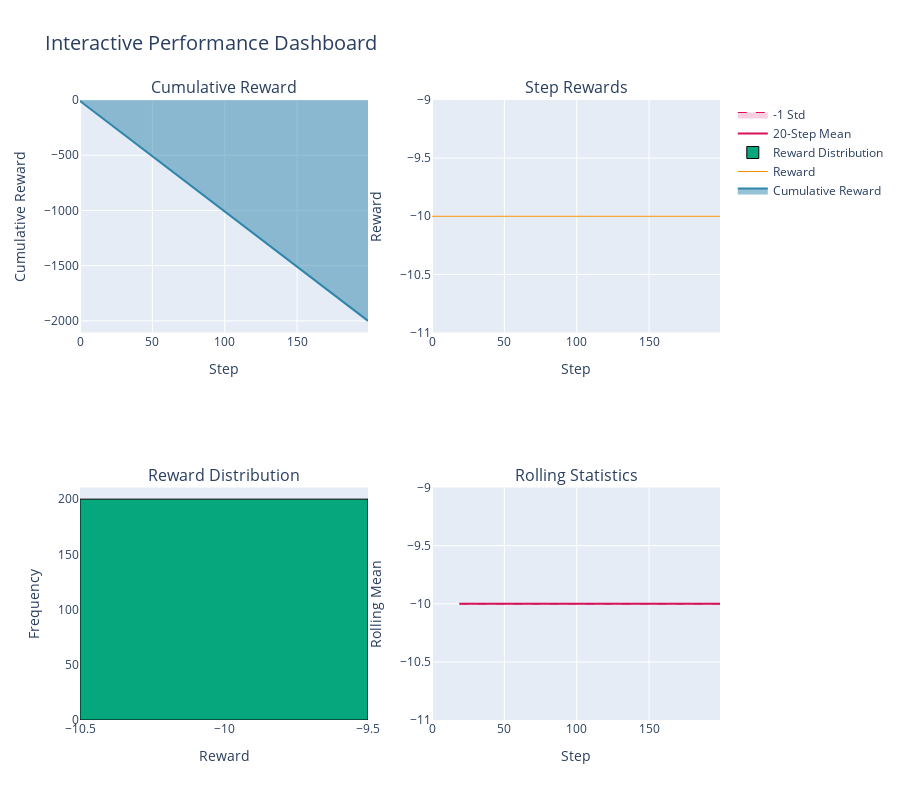

Source (notebook cell):
### Markdown cell above
### 8.3 Interactive Performance Dashboard (Plotly)

### Code cell
# Create interactive Plotly dashboard
fig = make_subplots(
    rows=2, cols=2,
    subplot_titles=('Cumulative Reward', 'Step Rewards', 
                   'Reward Distribution', 'Rolling Statistics'),
    specs=[[{'type': 'scatter'}, {'type': 'scatter'}],
           [{'type': 'histogram'}, {'type': 'scatter'}]]
)

# 1. Cumulative Reward
fig.add_trace(
    go.Scatter(x=backtest_df['step'], y=backtest_df['cumulative_reward'],
              mode='lines', name='Cumulative Reward',
              line=dict(color='#2E86AB', width=2),
              fill='tozeroy'),
    row=1, col=1
)

# 2. Step Rewards
fig.add_trace(
    go.Scatter(x=backtest_df['step'], y=backtest_df['reward'],
              mode='lines', name='Reward',
              line=dict(color='#F18F01', width=1)),
    row=1, col=2
)

# 3. Reward Distribution
fig.add_trace(
    go.Histogram(x=backtest_df['reward'], name='Reward Distribution',
                marker=dict(color='#06A77D', line=dict(color='black', width=1)),
                nbinsx=50),
    row=2, col=1
)

# 4. Rolling statistics
rolling_mean = backtest_df['reward'].rolling(window=20).mean()
rolling_std = backtest_df['reward'].rolling(window=20).std()

fig.add_trace(
    go.Scatter(x=backtest_df['step'], y=rolling_mean,
              mode='lines', name='20-Step Mean',
              line=dict(color='#D81159', width=2)),
    row=2, col=2
)

fig.add_trace(
    go.Scatter(x=backtest_df['step'], y=rolling_mean + rolling_std,
              mode='lines', name='+1 Std',
              line=dict(color='#D81159', width=1, dash='dash'),
              showlegend=False),
    row=2, col=2
)

fig.add_trace(
    go.Scatter(x=backtest_df['step'], y=rolling_mean - rolling_std,
              mode='lines', name='-1 Std',
              line=dict(color='#D81159', width=1, dash='dash'),
              fill='tonexty', fillcolor='rgba(216, 17, 89, 0.2)'),
    row=2, col=2
)

fig.update_layout(
    title_text="Interactive Performance Dashboard",
    title_font_size=20,
    height=800,
    showlegend=True
)

fig.update_xaxes(title_text="Step", row=1, col=1)
fig.update_xaxes(title_text="Step", row=1, col=2)
fig.update_xaxes(title_text="Reward", row=2, col=1)
fig.update_xaxes(title_text="Step", row=2, col=2)

fig.update_yaxes(title_text="Cumulative Reward", row=1, col=1)
fig.update_yaxes(title_text="Reward", row=1, col=2)
fig.update_yaxes(title_text="Frequency", row=2, col=1)
fig.update_yaxes(title_text="Rolling Mean", row=2, col=2)

fig.write_html(os.path.join(PLOTS_DIR, '05_interactive_dashboard.html'))
fig.show()

print("Interactive dashboard created and saved as HTML!")

### Figure 1 — Plotly figure (JSON) as saved in the notebook; plotly's stock layout.template omitted (floating-point values rounded to 4 significant figures; data arrays with more than 128 entries replaced by an {"elided": "..."} marker saying what was removed)
{"data": [{"fill": "tozeroy", "line": {"color": "#2E86AB", "width": 2}, "mode": "lines", "name": "Cumulative Reward", "type": "scatter", "x": {"elided": "200 int values"}, "xaxis": "x", "y": {"elided": "200 int values"}, "yaxis": "y"}, {"line": {"color": "#F18F01", "width": 1}, "mode": "lines", "name": "Reward", "type": "scatter", "x": {"elided": "200 int values"}, "xaxis": "x2", "y": {"elided": "200 int values"}, "yaxis": "y2"}, {"marker": {"color": "#06A77D", "line": {"color": "black", "width": 1}}, "name": "Reward Distribution", "nbinsx": 50, "type": "histogram", "x": {"elided": "200 int values"}, "xaxis": "x3", "yaxis": "y3"}, {"line": {"color": "#D81159", "width": 2}, "mode": "lines", "name": "20-Step Mean", "type": "scatter", "x": {"elided": "200 int values"}, "xaxis": "x4", "y": {"elided": "200 int values"}, "yaxis": "y4"}, {"line": {"color": "#D81159", "dash": "dash", "width": 1}, "mode": "lines", "name": "+1 Std", "showlegend": false, "type": "scatter", "x": {"elided": "200 int values"}, "xaxis": "x4", "y": {"elided": "200 int values"}, "yaxis": "y4"}, {"fill": "tonexty", "fillcolor": "rgba(216, 17, 89, 0.2)", "line": {"color": "#D81159", "dash": "dash", "width": 1}, "mode": "lines", "name": "-1 Std", "type": "scatter", "x": {"elided": "200 int values"}, "xaxis": "x4", "y": {"elided": "200 int values"}, "yaxis": "y4"}], "layout": {"annotations": [{"font": {"size": 16}, "showarrow": false, "text": "Cumulative Reward", "x": 0.225, "xanchor": "center", "xref": "paper", "y": 1, "yanchor": "bottom", "yref": "paper"}, {"font": {"size": 16}, "showarrow": false, "text": "Step Rewards", "x": 0.775, "xanchor": "center", "xref": "paper", "y": 1, "yanchor": "bottom", "yref": "paper"}, {"font": {"size": 16}, "showarrow": false, "text": "Reward Distribution", "x": 0.225, "xanchor": "center", "xref": "paper", "y": 0.375, "yanchor": "bottom", "yref": "paper"}, {"font": {"size": 16}, "showarrow": false, "text": "Rolling Statistics", "x": 0.775, "xanchor": "center", "xref": "paper", "y": 0.375, "yanchor": "bottom", "yref": "paper"}], "height": 800, "showlegend": true, "title": {"font": {"size": 20}, "text": "Interactive Performance Dashboard"}, "xaxis": {"anchor": "y", "domain": [0, 0.45], "title": {"text": "Step"}}, "xaxis2": {"anchor": "y2", "domain": [0.55, 1], "title": {"text": "Step"}}, "xaxis3": {"anchor": "y3", "domain": [0, 0.45], "title": {"text": "Reward"}}, "xaxis4": {"anchor": "y4", "domain": [0.55, 1], "title": {"text": "Step"}}, "yaxis": {"anchor": "x", "domain": [0.625, 1], "title": {"text": "Cumulative Reward"}}, "yaxis2": {"anchor": "x2", "domain": [0.625, 1], "title": {"text": "Reward"}}, "yaxis3": {"anchor": "x3", "domain": [0, 0.375], "title": {"text": "Frequency"}}, "yaxis4": {"anchor": "x4", "domain": [0, 0.375], "title": {"text": "Rolling Mean"}}}}
